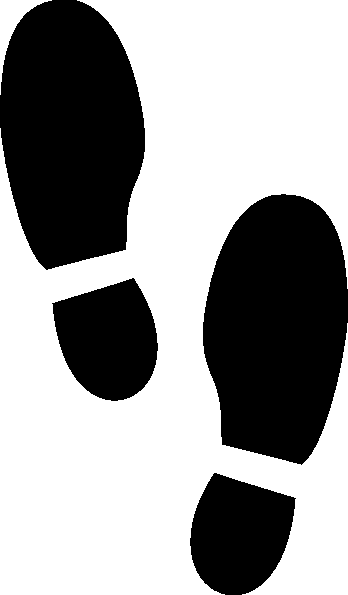
%> input picture +anim/footpoly/st.png, 348 x 595 px
$ octave --eval "result = detectContour('st.png');"   (GNU Octave 9; MATLAB toolbox functions it lacks are replaced by stand-ins)
%> lines starting %> are read from the running program, lines starting %| are printed output that depends on the picture; in (x1, y1, x2, y2) boxes, pixels count from 0 and x2, y2 are one past the last pixel; in counts of white or black regions, pixels touching at a corner belong together; the program's own positions count from 1
function [ poly1,poly2 ] = detectContour( name )
%> called with name = 'st.png'
%detectContour	Prepares the foot polygons and saves them goes with st.png
%image
THE_CENTER_OF_FOOT=0.1;
FOOT_WIDTH=0.055;
FOOT_LENGTH=0.15;
[~, ~, sd]=imread(name);
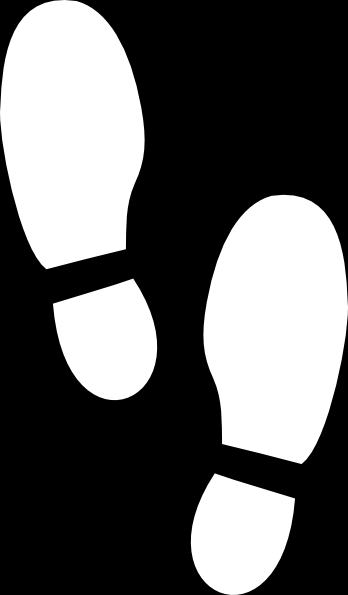
%> sd: size 595x348 uint8; min 0, max 255, mean 97.6
mid=floor(size(sd,2)/2);
%> mid = 174
lfoot=imrotate(sd(:,1:mid),-10);
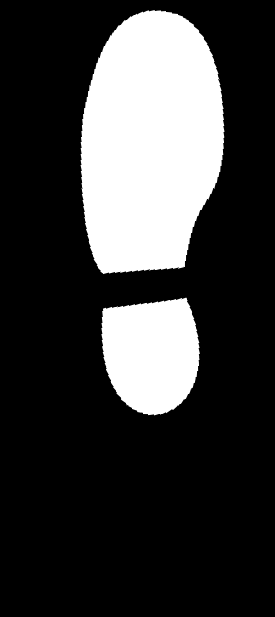
%> lfoot: size 617x275 uint8; min 0, max 255, mean 59.6
% rfoot=imrotate(sd(:,mid+1:end),15);
lf_cntr = edge(lfoot);
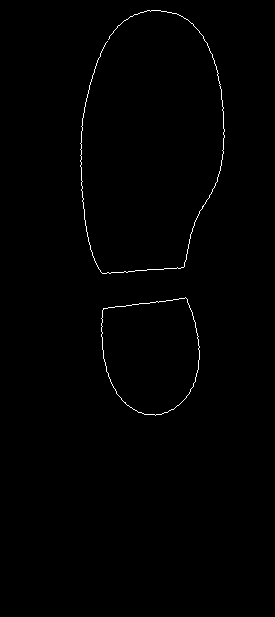
%> lf_cntr: size 617x275 logical; 0.58% white in thin lines or dots, all inside (x1, y1, x2, y2) = (80, 10, 225, 416)
% rf_cntr = edge(rfoot);
[xl,yl]=find(lf_cntr==1);
%> xl = 986 values from 11 to 416; yl = 986 values from 81 to 225
% [xr,yr]=find(lf_cntr==1);

min_x=min(xl);
%> min_x = 11
max_x=max(xl);
%> max_x = 416
min_y=min(yl);
%> min_y = 81
max_y=max(yl);
%> max_y = 225
FootCenter_y=(max_y+min_y)*0.5;
%> FootCenter_y = 153
FootCenter_x=(max_x+min_x)*(1-THE_CENTER_OF_FOOT);
%> FootCenter_x = 384.3
width=max_y-min_y;
%> width = 144
scalefactor=FOOT_WIDTH/width;
%> scalefactor = 0.000382
SEPRATION_X_VALUE=290;
xPoly1=xl(xl<SEPRATION_X_VALUE);
%> xPoly1 = 647 values, max 274 at index 225, min 11 at index 321, mean 148.5
xPoly2=xl(xl>SEPRATION_X_VALUE);
%> xPoly2 = 339 values, max 416 at index 179, min 298 at index 238, mean 351.2
yPoly1=yl(xl<SEPRATION_X_VALUE);
%> yPoly1 = 647 values from 81 to 225
yPoly2=yl(xl>SEPRATION_X_VALUE);
%> yPoly2 = 339 values from 102 to 200

[~, I1] = sort(angle(complex(xPoly1-mean(xPoly1),yPoly1-mean(yPoly1))));
%> I1 = 647 values, max 647 at index 490, min 1 at index 148, mean 324
[~, I2] = sort(angle(complex(xPoly2-mean(xPoly2),yPoly2-mean(yPoly2))));
%> I2 = 339 values, max 339 at index 243, min 1 at index 58, mean 170

poly1.x=(FootCenter_x-xPoly1(I1))*scalefactor;
%> poly1.x = 647 values, max 0.143 at index 1, min 0.0421 at index 278, mean 0.0901
poly1.y=(FootCenter_y-yPoly1(I1))*scalefactor;
%> poly1.y = 647 values, max 0.0275 at index 148, min -0.0275 at index 490, mean 0.00119
poly2.x=(FootCenter_x-xPoly2(I2))*scalefactor;
%> poly2.x = 339 values, max 0.033 at index 305, min -0.0121 at index 174, mean 0.0127
poly2.y=(FootCenter_y-yPoly2(I2))*scalefactor;
%> poly2.y = 339 values, max 0.0195 at index 58, min -0.018 at index 243, mean 0.00062
save('./+anim/stepLeft','poly1','poly2');
poly1.y=-poly1.y;
%> poly1.y = 647 values, max 0.0275 at index 490, min -0.0275 at index 148, mean -0.00119
poly2.y=-poly2.y;
%> poly2.y = 339 values, max 0.018 at index 243, min -0.0195 at index 58, mean -0.00062
save('./+anim/stepRight','poly1','poly2');
end
